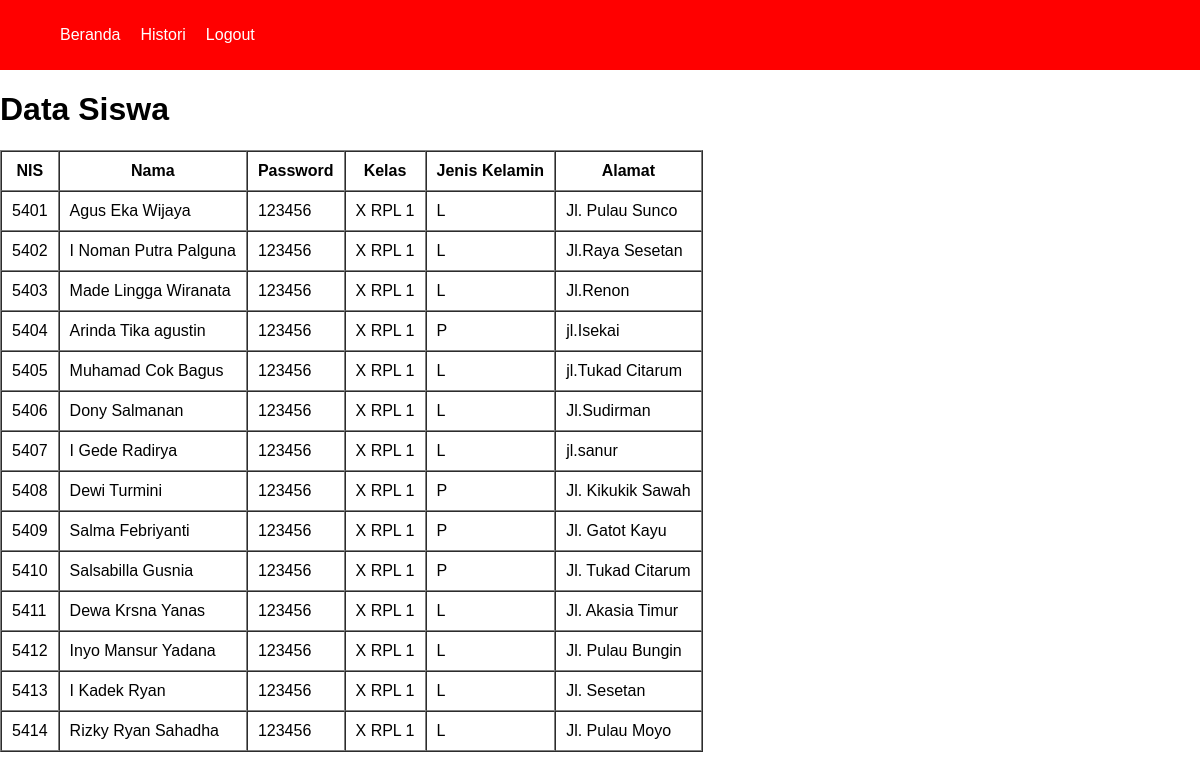
/siswa/siswa.php (signed in), run on an earlier commit of the app's database.
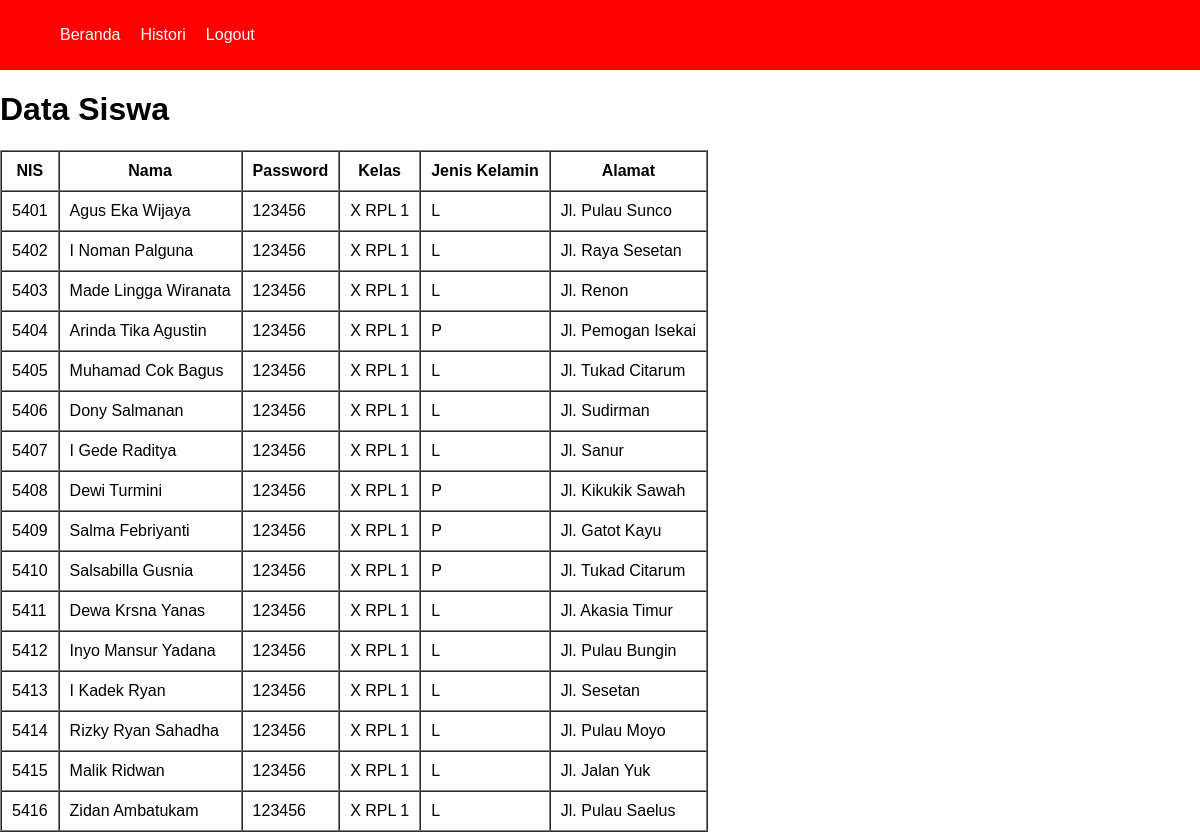
And on a later commit of the database.
### tables this page shows
CREATE TABLE `tb_siswa` (
  `nis` int(11) NOT NULL,
  `nama_siswa` varchar(100) NOT NULL,
  `password` varchar(10) NOT NULL,
  `id_kelas` varchar(10) NOT NULL,
  `jenis_kelamin` varchar(10) NOT NULL,
  `alamat` varchar(100) NOT NULL
);

CREATE TABLE `tb_kelas` (
  `id_kelas` varchar(10) NOT NULL,
  `kelas` varchar(10) NOT NULL,
  `jurusan` varchar(100) NOT NULL
);

### siswa/functions_siswa.php (called while the page is built, shortened)
<?php
    $conn = mysqli_connect("localhost", "root", "", "spp_db");
    function query($query){
        global $conn;
        $result = mysqli_query($conn, $query);
        $rows = [];
        while( $row = mysqli_fetch_assoc($result)) {
            $rows[] = $row;
        }
        return $rows;
    }
?>

### siswa/siswa.php (the view, shortened to what this page needs)
<?php
    require 'functions_siswa.php';
    require '../views/template/navbar.php';
    $siswa = query("SELECT * FROM tb_siswa INNER JOIN tb_kelas USING(id_kelas) ORDER BY nis ASC");
?>
<!DOCTYPE html>
<html lang="en">
<head>
    <link rel="stylesheet" href="../CSS/style.css">
</head>
<body>
    <h1>Data Siswa</h1>
    <table border="1" cellspacing="0" cellpadding="10">
        <tr>
            <th>NIS</th>
            <th>Nama</th>
            <th>Password</th>
            <th>Kelas</th>
            <th>Jenis Kelamin</th>
            <th>Alamat</th>
        </tr>
        <?php foreach($siswa as $row) : ?>
        <tr>
            <td><?= $row["nis"]; ?></td>
            <td><?= $row["nama_siswa"]; ?></td>
            <td><?= $row["password"] ?></td>
            <td><?= $row["kelas"]; ?></td>
            <td><?= $row["jenis_kelamin"]; ?></td>
            <td><?= $row["alamat"]; ?></td>
        </tr>
        <?php endforeach; ?>
    </table>
</body>
</html>

### views/template/navbar.php (shortened to what this page needs)
<!DOCTYPE html>
<html lang="en">
<head>
    <header>
        <nav>
            <ul>
                <?php if($_SESSION['leveluser'] == "Admin") { ?>
                <li><a href="../dashboard/dashboard.php">Beranda</a></li>
                <li><a href="../petugas/petugas.php">Data Petugas</a></li>
                <li><a href="../siswa/siswa.php">Data Siswa</a></li>
                <li><a href="../kelas/kelas.php">Data Kelas</a></li>
                <li><a href="../pembayaran/pembayaran.php">Data SPP</a></li>
                <li><a href="../spp/spp.php">Histori</a></li>
                <li><a href="../login/logout.php">Logout</a></li>
                <?php } else { ?>
                <li><a href="../dashboard/dashboard.php">Beranda</a></li>
                <li><a href="../spp/spp.php">Histori</a></li>
                <li><a href="../login/logout.php">Logout</a></li>
                <?php } ?>
            </ul>
        </nav>
    </header>
</head>
<body>

### CSS/style.css (style rules this page uses)
html, body { margin: 0; padding: 0; box-sizing: border-box; font-family: 'Gill Sans', 'Gill Sans MT', Calibri, 'Trebuchet MS', sans-serif; overflow-x: hidden; }

### views/template/navbar.php (style rules this page uses)
html, body { margin: 0; padding: 0; box-sizing: border-box; }
ul li { list-style: none; }
header { width: 100%; height: 50px; background-color: red; display: flex; align-items: center; padding: 10px 20px; }
header nav ul { display: flex; justify-content: center; align-items: center; gap: 20px; }
header nav ul li a { text-decoration: none; color: #fff; }

What changed in the data, as far as the page shows it:
changed tb_siswa id 5402: nama_siswa "I Noman Putra Palguna" → "I Noman Palguna"; alamat "Jl.Raya Sesetan" → "Jl. Raya Sesetan"
changed tb_siswa "Made Lingga Wiranata": alamat "Jl.Renon" → "Jl. Renon"
changed tb_siswa id 5404: nama_siswa "Arinda Tika agustin" → "Arinda Tika Agustin"; alamat "jl.Isekai" → "Jl. Pemogan Isekai"
changed tb_siswa "Muhamad Cok Bagus": alamat "jl.Tukad Citarum" → "Jl. Tukad Citarum"
changed tb_siswa "Dony Salmanan": alamat "Jl.Sudirman" → "Jl. Sudirman"
changed tb_siswa id 5407: nama_siswa "I Gede Radirya" → "I Gede Raditya"; alamat "jl.sanur" → "Jl. Sanur"
added tb_siswa: nis "5415", nama_siswa "Malik Ridwan", password "123456", id_kelas.kelas "X RPL 1", jenis_kelamin "L", alamat "Jl. Jalan Yuk"
added tb_siswa: nis "5416", nama_siswa "Zidan Ambatukam", password "123456", id_kelas.kelas "X RPL 1", jenis_kelamin "L", alamat "Jl. Pulau Saelus"
